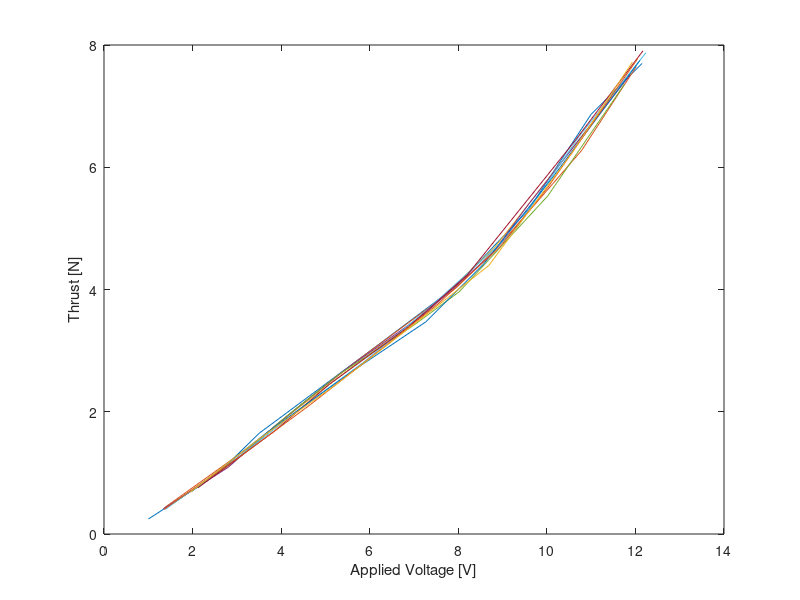

This chart was generated by the following MATLAB code:
clear;
clc;

load('motorsThrustTests.mat');
g = 9.807; % m/s^2

%% Plot Thrust [N] vs V
figure(1);
plot(motor1_test1(:,3), motor1_test1(:,4)*g/1000);
hold on;
plot(motor1_test2(:,3), motor1_test2(:,4)*g/1000);
hold on;
plot(motor1_test3(:,3), motor1_test3(:,4)*g/1000);
hold on;
plot(motor1_test4(:,3), motor1_test4(:,4)*g/1000);
hold on;
plot(motor1_test5(:,3), motor1_test5(:,4)*g/1000);
hold on;
plot(motor2_test1(:,3), motor2_test1(:,4)*g/1000);
hold on;
plot(motor2_test2(:,3), motor2_test2(:,4)*g/1000);
hold on;
plot(motor2_test3(:,3), motor2_test3(:,4)*g/1000);
hold on;
plot(motor2_test4(:,3), motor2_test4(:,4)*g/1000);
hold on;
plot(motor2_test5(:,3), motor2_test5(:,4)*g/1000);
xlabel('Applied Voltage [V]');
ylabel('Thrust [N]');
